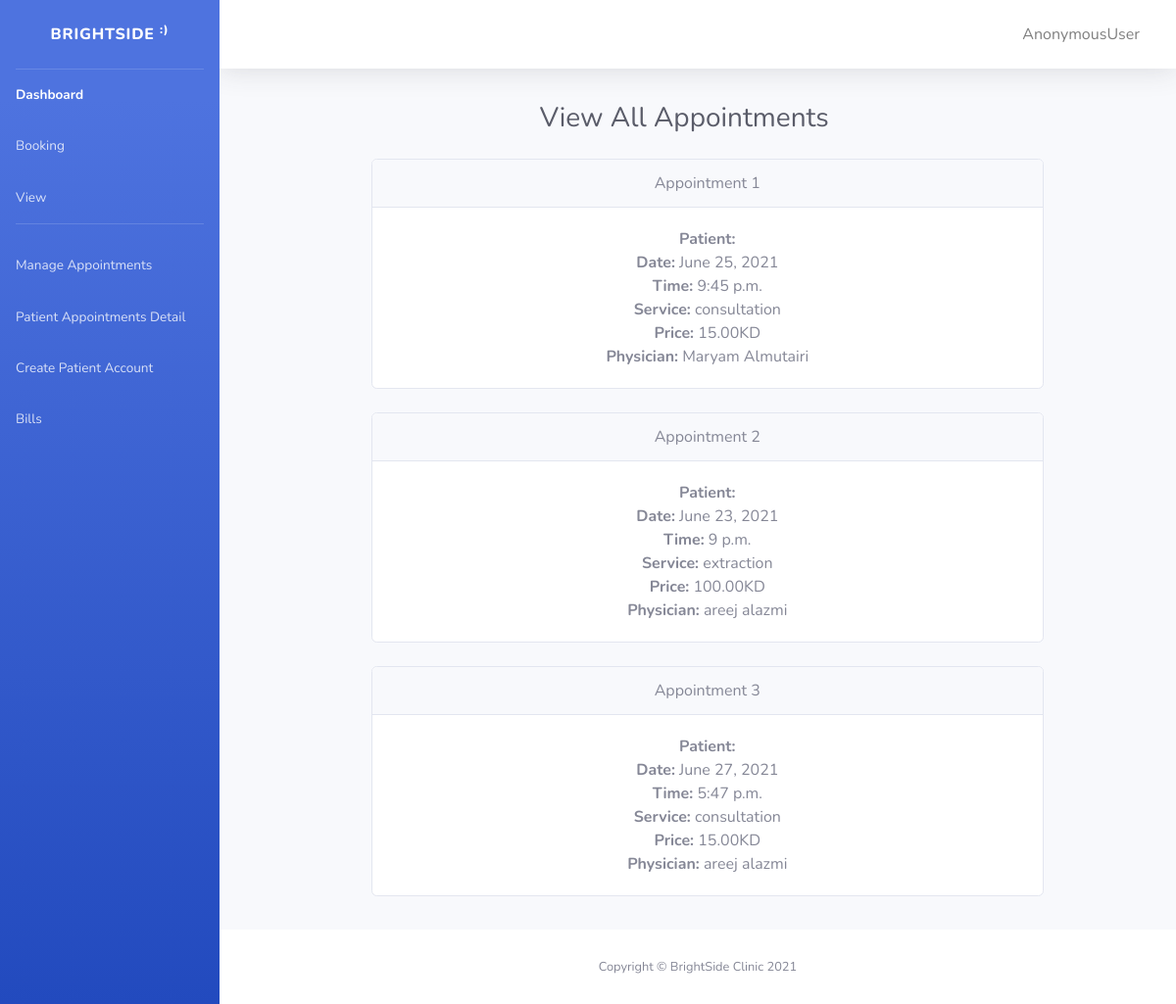
Page /brightside/all_appointments/ on the committed database.
### brightside/models.py (models this page shows)
class Appointment(models.Model):
  appointment_date = models.DateField(null=True)
  appointment_time = models.TimeField(null=True)
  patient = models.ForeignKey('Patient', on_delete=models.CASCADE)
  reseptionist = models.ForeignKey('Reseptionist', on_delete=models.SET_NULL, blank=True, null=True)
  service = models.ForeignKey('Service', on_delete=models.CASCADE)
  physician = models.ForeignKey('Physician', on_delete=models.CASCADE)

class Service(models.Model):
  service_name = models.CharField(max_length=50)
  service_price = models.DecimalField(max_digits=8, decimal_places=2)
  physician = models.ForeignKey('Physician', on_delete=models.CASCADE)
  def __str__(self):
        return self.service_name

class Physician(models.Model):
  Speciality = (
        (0, "General Dentist"),
        (1, "Periodontist"),
        (2, "Oral and Maxillofacial Surgeon"),
        (3, "Nurse"),
    )
  ph_id = models.CharField(max_length=15, unique=True)
  ph_first_name = models.CharField(max_length=50)
  ph_last_name =  models.CharField(max_length=50)
  ph_speciality =  models.IntegerField(choices=Speciality, default=0)
  def __str__(self):
    return f"{self.ph_first_name}  {self.ph_last_name} "

### brightside/views.py (the view)
# urls.py: path('all_appointments/', views.view_all_apt, name='all_appointments'),
def view_all_apt(request):
  data = {}
  data['all_appointments'] = Appointment.objects.all()
  return render(request, 'all_appointments.html', context = data)

### brightside/templates/all_appointments.html (shortened to what this page needs)
{% load static %}
<!DOCTYPE html>
<html lang="en">
<head>
    <link rel="stylesheet" type="text/css" href="{% static '/css/all.min.css' %}">
    <link rel="stylesheet" type="text/css" href="{% static '/css/index.css' %}">
    </head>
    <body id="page-top">
    <div id="wrapper">
        <ul class="navbar-nav bg-gradient-primary sidebar sidebar-dark accordion" id="accordionSidebar">
            <a class="sidebar-brand d-flex align-items-center justify-content-center" href="{% url 'index' %}">
                <div class="sidebar-brand-text mx-3">BrightSide <sup>:)</sup></div>
            </a>
            <hr class="sidebar-divider my-0">
            <li class="nav-item active">
                <a class="nav-link" href="{% url 'index' %}">
                    <span>Dashboard</span></a>
            <li class="nav-item">
                <a class="nav-link" href="{% url 'admin-booking' %}">
                    <span>Booking</span></a>
<a class="nav-link" href="{% url 'all_appointments' %}">
                    <span>View</span></a>
            <hr class="sidebar-divider d-none d-md-block">
            <a class="nav-link" href="{% url 'manage' %}">
                    <span>Manage Appointments</span></a>
                    <a class="nav-link" href="{% url 'patient-detail' %}">
                    <span>Patient Appointments Detail</span></a>
                    <a class="nav-link" href="{% url 'create-patient' %}">
                    <span>Create Patient Account</span></a>
                    <a class="nav-link" href="{% url 'bill-detail' %}">
                    <span>Bills</span></a>
        </ul>
            <div id="content-wrapper" class="d-flex flex-column">
                <div id="content">
                                  <nav class="navbar navbar-expand navbar-light bg-white topbar mb-4 static-top shadow">
                        <ul class="navbar-nav ml-auto">
                        <li class="btn">
                <a class="nav-link" href="{% url 'account_logout' %}">
                    <span>{{ user }}</span></a>
            </li>
                        </ul>
                    </nav>
                <div class="container-fluid">
                    <div class="mymargin" >
                    <div class="d-sm-flex align-items-center justify-content-between mb-4">
                       <div class="myh1"> <h1 class="h3 mb-0 text-gray-800">View All Appointments</h1></div>
                    </div>
                    <div class="row">
                    <div class="row">
<div class="mysize" >
                        <div class="col-lg-6">
                         <ul>
{% for x in all_appointments %}
                            <div class="card mb-4">
                                <div class="card-header">
                                    Appointment {{x.id}}
                                </div>
                                <div class="card-body">
                                <li> <strong>Patient:</strong> {{x.patient}}</li>
                                  <li><strong>Date:</strong> {{x.appointment_date}}</li>
                                  <li><strong>Time:</strong> {{x.appointment_time}}</li>
                                   <li><strong>Service:</strong> {{x.service}}</li>
                                  <li><strong>Price:</strong>  {{x.service.service_price}}KD</li>
                                   <li><strong>Physician:</strong> {{x.physician}}</li>
                                </div>
                            </div>
{% endfor %}
</ul>
</div>
</div>
                            </div>
                        </div>
                    </div>
                </div>
            </div>
            <footer class="sticky-footer bg-white">
                <div class="container my-auto">
                    <div class="copyright text-center my-auto">
                        <span>Copyright &copy; BrightSide Clinic 2021</span>
                    </div>
                </div>
            </footer>
        </div>
    </div>
</body>
</html>

### brightside/templates/all_appointments.html (style rules this page uses)
ul { list-style-type: none; }
.mymargin { margin: auto; width: 80%; padding: 10px; text-align: center; }
.myh1 { margin-left: 200px }
.mysize { width: 1500px; }

### rows in the picture
Appointment: id "1", appointment_date "June 25, 2021", appointment_time "9:45 p.m.", service "consultation", service.service_price "15.00", physician "Maryam Almutairi"
Appointment: id "2", appointment_date "June 23, 2021", appointment_time "9 p.m.", service "extraction", service.service_price "100.00", physician "areej alazmi"
Appointment: id "3", appointment_date "June 27, 2021", appointment_time "5:47 p.m.", service "consultation", service.service_price "15.00", physician "areej alazmi"

### other values in the picture
{{ user }} "AnonymousUser"
